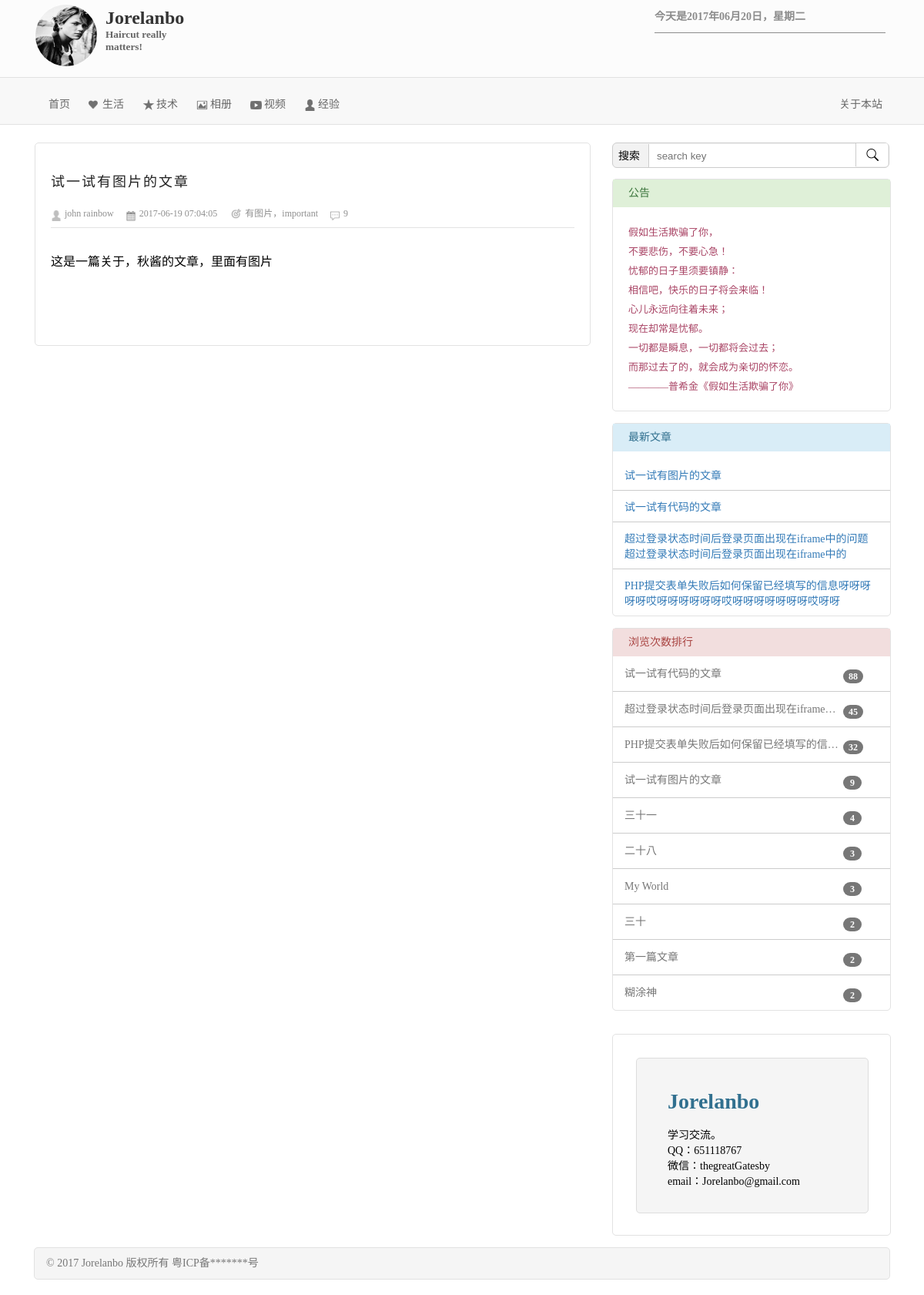
/viewArticle.php?&id=28, run on the app's committed database.
### tables this page shows
CREATE TABLE `user` (
  `id` int(3) NOT NULL AUTO_INCREMENT,
  `name` varchar(16) NOT NULL,
  `sex` smallint(1) NOT NULL,
  `signature` varchar(30) DEFAULT NULL,
  `avatar_path` varchar(50) DEFAULT NULL,
  PRIMARY KEY (`id`)
);

CREATE TABLE `article` (
  `id` int(5) NOT NULL AUTO_INCREMENT,
  `title` varchar(50) NOT NULL,
  `article_type_id` int(5) NOT NULL,
  `keywords` varchar(50) NOT NULL,
  `content` text NOT NULL,
  `view_times` int(10) DEFAULT NULL,
  `create_time` int(10) DEFAULT NULL,
  `introduction` varchar(100) DEFAULT NULL,
  PRIMARY KEY (`id`)
);

### include/mysqli.class.php (called while the page is built, shortened)
<?php
$db = new Mysql();
class Mysql{
    var $mysqli;
    function __construct()
    {
        $this->db_host = 'localhost';
        $this->db_user = 'root';
        $this->db_pwd = 'root';
        $this->db_name = 'blog';
        $this->mysqli = @new mysqli($this->db_host, $this->db_user, $this->db_pwd, $this->db_name);
    }
    function getMaster(){
        $sql = "SELECT * From user";
        $result = $this->mysqli->query($sql);
        $result->data_seek(0);
        $row = $result->fetch_assoc();
        $name = $row['name'];
        $sex = $row['sex'] == 1 ? '男': '女';
        $signature = $row['signature'];
        $avatar_path = $row['avatar_path'];
        $master = ['name'=>$name, 'sex'=>$sex, 'signature'=>$signature, 'avatar_path'=>$avatar_path];
        return $master;
    }
    function getNewest()
    {
        $sql = "SELECT id,title FROM article WHERE keywords LIKE '%important%' ORDER BY create_time DESC LIMIT 10";
        $result = $this->mysqli->query($sql);
        $articles = [];
        if ($this->mysqli->affected_rows > 0) {
            for ($i = 0;$i < $result->num_rows;$i ++) {
                $result->data_seek($i);
                $row = $result->fetch_assoc();
                $articles[] = ['id'=>$row['id'], 'title'=>$row['title']];
            }
        }
        return $articles;
    }
    function getArticle($id)
    {
        $sql = "SELECT * FROM article WHERE id='$id'";
        $result = $this->mysqli->query($sql);
        $article = [];
        if ($this->mysqli->affected_rows > 0) {
            $result->data_seek(0);
            $row = $result->fetch_assoc();
            $article = ['id'=>$row['id'], 'title'=>$row['title'], 'article_type_id'=>$row['article_type_id'],
                'keywords'=>$row['keywords'], 'introduction'=>$row['introduction'], 'content'=>$row['content'],
                'view_times'=>$row['view_times'], 'create_time'=>$row['create_time']];
        }
        return $article;
    }
    function getHighViewList()
    {
        $sql = "SELECT id,title,view_times FROM article ORDER BY view_times DESC LIMIT 10";
        $result = $this->mysqli->query($sql);
        $articles = [];
        if ($this->mysqli->affected_rows > 0) {
            for ($i = 0; $i < $result->num_rows; $i ++) {
                $result->data_seek($i);
                $row = $result->fetch_assoc();
                $articles[] = ['id'=>$row['id'], 'title'=>$row['title'], 'view_times'=>$row['view_times']];
            }
        }
        return $articles;
    }
    function articleView($id)
    {
        $sql = "SELECT view_times FROM article WHERE id=$id";
        $result = $this->mysqli->query($sql);
        $result->data_seek(0);
        $row = $result->fetch_assoc();
        $view = $row['view_times'];
        $view++;
        $sql = "UPDATE article SET view_times = $view WHERE id=$id";
        $this->mysqli->query($sql);
    }
}

### highViewList.php (the view)
<?php
$high_views = $db->getHighViewList();
for ($i = 0; $i < count($high_views); $i ++) {
    $high_view_id = $high_views[$i]['id'];
    $high_view_title = $high_views[$i]['title'];
    $high_view_view_times = $high_views[$i]['view_times'];
    if ($i == count($high_views) - 1) {
        ?>
        <div class="high_view_item">
            <a href="viewArticle.php?id=<?php echo $high_view_id;?>"><?php echo $high_view_title;?></a>
            <div class="times"><?php echo $high_view_view_times;?></div>
        </div>
        <?php
    } else {
        ?>
        <div class="high_view_item">
            <a href="viewArticle.php?id=<?php echo $high_view_id; ?>" title="<?php echo $high_view_title; ?>"><?php echo $high_view_title; ?></a>
            <div class="times"><?php echo $high_view_view_times;?></div>
        </div>
        <div class="high_view_item_divide_line"></div>
        <?php
    }
}

### viewArticle.php (shortened to what this page needs)
<?php
require_once 'include/mysqli.class.php';
?>
<!DOCTYPE html>
<html lang="en">
<head>
    <link rel="stylesheet" type="text/css" href="templates/style/base.css">
    <link rel="stylesheet" type="text/css" href="include/kindeditor/plugins/code/prettify.css">
</head>
<body>
<?php
require_once 'header.php';
?>
<div class="content">
    <div class="left_area">
        <div class="main_article">
            <?php include_once 'articleDetail.php'?>
        </div>
    </div>
    <div class="menu">
        <div class="search_box">
            <form name="search_form" action="search.php" method="get" onsubmit="return check();">
                <div class="search_title">搜索</div>
                <input title="search_key" name="search_key" class="search_key" placeholder="search key" type="text"><input type="submit" class="submit_search_key" value="　　">
            </form>
        </div>
        <div class="announcement">
            <div class="menu_title">公告</div>
            <div class="announcement_box">
                假如生活欺骗了你，<br>
                不要悲伤，不要心急！<br>
                忧郁的日子里须要镇静：<br>
                相信吧，快乐的日子将会来临！<br>
                心儿永远向往着未来；<br>
                现在却常是忧郁。<br>
                一切都是瞬息，一切都将会过去；<br>
                而那过去了的，就会成为亲切的怀恋。<br>
                ————普希金《假如生活欺骗了你》
            </div>
        </div>
        <div class="newest">
            <div class="menu_title">最新文章</div>
            <div class="newest_list">
                <?php include_once 'newest.php';?>
            </div>
        </div>
        <div class="scan_times_list">
            <div class="menu_title">浏览次数排行</div>
            <div class="high_view_list">
                <?php include_once 'highViewList.php';?>
            </div>
        </div>
        <div id="Jorelanbo">
            <div class="Jorelanbo_box">
                <h2>Jorelanbo</h2><br>
                学习交流。<br>
                QQ：651118767<br>
                微信：thegreatGatesby<br>
                email：Jorelanbo@gmail.com
            </div>
        </div>
    </div>
</div>
<div class="footer">
    © 2017 Jorelanbo 版权所有 粤ICP备*******号
</div>
<div class="blank"></div>
</body>
</html>

### header.php
<?php
require_once 'common/common.inc.php';
$dayArray = ['', '一', '二', '三', '四', '五', '六', '日'];
$day = $dayArray[date('N')];
$date = "今天是" . date('Y年m月d日') . "，星期" . $day;
$master = $db->getMaster();
$name = $master['name'];
$signature = $master['signature'];
$avatar_path = $master['avatar_path'];
?>
<div class="box">
    <div class="header">
        <div class="avatar_area">
            <a href=""><img class="avatar" src="<?=$avatar_path?>"></a>
            <div class="name_signature">
                <a href=""><h2 id="name"><?=$name?></h2></a>
                <h5 id="signature"><?=$signature?></h5>
            </div>
        </div>
        <h6 class="date"><?=$date?></h6>
    </div>
    <div class="nav_bg">
        <div class="nav">
            <ul>
                <li class="home"><a href="index.php">首页</a></li>
                <li class="life"><a href="life.php">生活</a></li>
                <li class="skill"><a href="skill.php">技术</a></li>
                <li class="album"><a href="album.php" target="_blank">相册</a></li>
                <li class="video"><a href="video.php" target="_blank">视频</a></li>
                <li class="experience"><a href="experience.php" target="_blank">经验</a></li>
                <li class="about"><a href="about.php">关于本站</a></li>
            </ul>
        </div>
    </div>
</div>
<div class="fix_nav" id="fix_nav">
    <div class="nav_bg">
        <div class="nav">
            <ul>
                <li class="home"><a href="index.php">首页</a></li>
                <li class="life"><a href="life.php">生活</a></li>
                <li class="skill"><a href="skill.php">技术</a></li>
                <li class="album"><a href="album.php" target="_blank">相册</a></li>
                <li class="video"><a href="video.php" target="_blank">视频</a></li>
                <li class="experience"><a href="experience.php" target="_blank">经验</a></li>
                <li class="about"><a href="about.php">关于本站</a></li>
            </ul>
        </div>
    </div>
</div>

### articleDetail.php (shortened to what this page needs)
<?php
$db->articleView($id);
$article = $db->getArticle($id);
$title = $article['title'];
$create_time = date('Y-m-d H:i:s', $article['create_time']);
$keywords = $article['keywords'];
$content = $article['content'];
$view_times = $article['view_times'];
?>
<div class="article_detail">
    <div class="article_detail_title">
        <?php echo $title;?>
    </div>
    <div class="article_detail_info_list">
        <span class="article_detail_writer">john rainbow</span><span class="article_detail_create_time"><?php echo $create_time?></span>
        <span class="article_detail_keywords"><?php echo $keywords?></span><span class="article_detail_view_times"><?php echo $view_times?></span>
    </div>
    <div class="article_detail_content">
        <?php echo $content;?>
    </div>
</div>

### newest.php
<?php
$newest = $db->getNewest();
for ($i = 0; $i < count($newest); $i ++) {
    $newest_id = $newest[$i]['id'];
    $newest_title = $newest[$i]['title'];
    if ($i == count($newest) - 1) {
?>
        <div class="newest_item">
            <a href="viewArticle.php?id=<?php echo $newest_id;?>"><?php echo $newest_title;?></a>
        </div>
<?php
    } else {
?>
        <div class="newest_item">
            <a href="viewArticle.php?id=<?php echo $newest_id; ?>"><?php echo $newest_title; ?></a>
        </div>
        <div class="newest_item_divide_line"></div>
<?php
    }
}

### data on the page
user: avatar_path (picture), name "Jorelanbo", signature "Haircut really matters!"
article: title "试一试有图片的文章", keywords "有图片，important", view_times "9", content "这是一篇关于，秋酱的文章，里面有图片"
article: title "试一试有代码的文章", view_times "88"
article: title "超过登录状态时间后登录页面出现在iframe中的问题超过登录状态时间后登录页面出现在iframe中的", title "超过登录状态时间后登录页面出现在iframe…", view_times "45"
article: title "PHP提交表单失败后如何保留已经填写的信息呀呀呀呀呀哎呀呀呀呀呀呀哎呀呀呀呀呀呀呀哎呀呀", title "PHP提交表单失败后如何保留已经填写的信…", view_times "32"
article: title "三十一", view_times "4"
article: title "二十八", view_times "3"
article: title "My World", view_times "3"
article: title "三十", view_times "2"
article: title "第一篇文章", view_times "2"
article: title "糊涂神", view_times "2"
